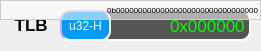
     <widget class="QWidget" name="widget_11" native="true">
      <property name="geometry">
       <rect>
        <x>280</x>
        <y>430</y>
        <width>261</width>
        <height>51</height>
       </rect>
      </property>
      <widget class="QLineEdit" name="DataEdit_tlb">
       <property name="geometry">
        <rect>
         <x>100</x>
         <y>10</y>
         <width>151</width>
         <height>31</height>
        </rect>
       </property>
       <property name="font">
        <font>
         <pointsize>13</pointsize>
         <weight>50</weight>
         <bold>false</bold>
        </font>
       </property>
       <property name="styleSheet">
        <string notr="true">QLineEdit{
	background-color:#555555;
	border:2px inset #ccaacc;
	border-radius:10px;
	color:rgb(0,255,0);
}</string>
       </property>
       <property name="text">
        <string>0x000000</string>
       </property>
       <property name="alignment">
        <set>Qt::AlignRight|Qt::AlignTrailing|Qt::AlignVCenter</set>
       </property>
       <property name="readOnly">
        <bool>true</bool>
       </property>
      </widget>
      <widget class="QLabel" name="label_20">
       <property name="geometry">
        <rect>
         <x>10</x>
         <y>14</y>
         <width>51</width>
         <height>21</height>
        </rect>
       </property>
       <property name="font">
        <font>
         <pointsize>13</pointsize>
         <weight>75</weight>
         <bold>true</bold>
        </font>
       </property>
       <property name="layoutDirection">
        <enum>Qt::LeftToRight</enum>
       </property>
       <property name="text">
        <string> TLB</string>
       </property>
      </widget>
      <widget class="QPushButton" name="NumSysSetButton_tlb">
       <property name="geometry">
        <rect>
         <x>60</x>
         <y>10</y>
         <width>51</width>
         <height>31</height>
        </rect>
       </property>
       <property name="styleSheet">
        <string notr="true">QPushButton{
	background-color:#0099ff;
	border:2px inset #ccaacc;
	border-radius:10px;
	color:rgb(255,255,255);
}

QPushButton::hover{
	background-color:#0033ff;
	border:2px inset #0077ff;
	border-radius:1px;
	color:rgb(200,200,200);
}
QPushButton::pressed{
	border:2px inset #ffffff;
	border-radius:1px;
}</string>
       </property>
       <property name="text">
        <string>u32-H</string>
       </property>
      </widget>
      <widget class="QLabel" name="RegPrompt_tlb">
       <property name="geometry">
        <rect>
         <x>0</x>
         <y>0</y>
         <width>261</width>
         <height>20</height>
        </rect>
       </property>
       <property name="font">
        <font>
         <pointsize>6</pointsize>
        </font>
       </property>
       <property name="styleSheet">
        <string notr="true">QWidget{
	background-color:#88ffffff;
    border:1px solid #cccccc;
	border-radius:20px;
}</string>
       </property>
       <property name="text">
        <string>0b00000000000000000000000000000000</string>
       </property>
       <property name="alignment">
        <set>Qt::AlignRight|Qt::AlignTrailing|Qt::AlignVCenter</set>
       </property>
      </widget>
     </widget>
